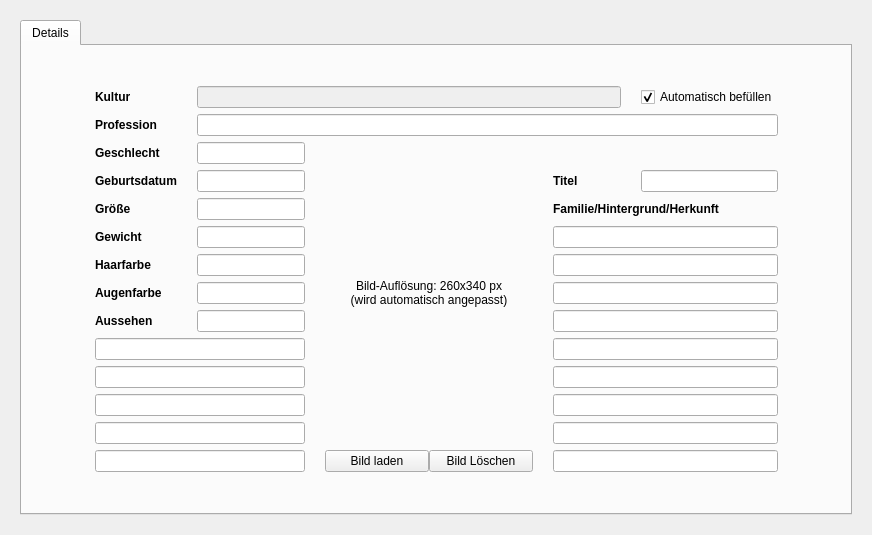
<?xml version="1.0" encoding="UTF-8"?>
<ui version="4.0">
 <class>formBeschreibung</class>
 <widget class="QWidget" name="formBeschreibung">
  <property name="geometry">
   <rect>
    <x>0</x>
    <y>0</y>
    <width>872</width>
    <height>535</height>
   </rect>
  </property>
  <property name="windowTitle">
   <string>Beschreibung</string>
  </property>
  <layout class="QGridLayout" name="gridLayout_3">
   <property name="leftMargin">
    <number>20</number>
   </property>
   <property name="topMargin">
    <number>20</number>
   </property>
   <property name="rightMargin">
    <number>20</number>
   </property>
   <property name="bottomMargin">
    <number>20</number>
   </property>
   <item row="0" column="0" rowspan="2">
    <widget class="QTabWidget" name="tabWidget">
     <property name="tabPosition">
      <enum>QTabWidget::North</enum>
     </property>
     <property name="tabShape">
      <enum>QTabWidget::Rounded</enum>
     </property>
     <property name="currentIndex">
      <number>0</number>
     </property>
     <property name="elideMode">
      <enum>Qt::ElideNone</enum>
     </property>
     <property name="class" stdset="0">
      <string>h2</string>
     </property>
     <widget class="QWidget" name="tab_2">
      <attribute name="title">
       <string>Details</string>
      </attribute>
      <layout class="QGridLayout" name="gridLayout">
       <item row="2" column="1">
        <spacer name="verticalSpacer">
         <property name="orientation">
          <enum>Qt::Vertical</enum>
         </property>
         <property name="sizeHint" stdset="0">
          <size>
           <width>20</width>
           <height>40</height>
          </size>
         </property>
        </spacer>
       </item>
       <item row="1" column="1">
        <layout class="QGridLayout" name="gridLayout_2">
         <property name="horizontalSpacing">
          <number>20</number>
         </property>
         <item row="8" column="2">
          <widget class="QLineEdit" name="leAugenfarbe"/>
         </item>
         <item row="5" column="4" colspan="2">
          <widget class="QLabel" name="label_10">
           <property name="font">
            <font>
             <weight>75</weight>
             <bold>true</bold>
            </font>
           </property>
           <property name="text">
            <string>Familie/Hintergrund/Herkunft</string>
           </property>
           <property name="class" stdset="0">
            <string>h4</string>
           </property>
          </widget>
         </item>
         <item row="4" column="4">
          <widget class="QLabel" name="label_2">
           <property name="minimumSize">
            <size>
             <width>68</width>
             <height>0</height>
            </size>
           </property>
           <property name="font">
            <font>
             <weight>75</weight>
             <bold>true</bold>
            </font>
           </property>
           <property name="text">
            <string>Titel</string>
           </property>
           <property name="class" stdset="0">
            <string>h4</string>
           </property>
          </widget>
         </item>
         <item row="12" column="4" colspan="2">
          <widget class="QLineEdit" name="leHintergrund6"/>
         </item>
         <item row="7" column="1">
          <widget class="QLabel" name="label_7">
           <property name="font">
            <font>
             <weight>75</weight>
             <bold>true</bold>
            </font>
           </property>
           <property name="text">
            <string>Haarfarbe</string>
           </property>
           <property name="class" stdset="0">
            <string>h4</string>
           </property>
          </widget>
         </item>
         <item row="9" column="2">
          <widget class="QLineEdit" name="leAussehen1"/>
         </item>
         <item row="5" column="1">
          <widget class="QLabel" name="label_5">
           <property name="font">
            <font>
             <weight>75</weight>
             <bold>true</bold>
            </font>
           </property>
           <property name="text">
            <string>Größe</string>
           </property>
           <property name="class" stdset="0">
            <string>h4</string>
           </property>
          </widget>
         </item>
         <item row="11" column="4" colspan="2">
          <widget class="QLineEdit" name="leHintergrund5"/>
         </item>
         <item row="7" column="4" colspan="2">
          <widget class="QLineEdit" name="leHintergrund1"/>
         </item>
         <item row="9" column="1">
          <widget class="QLabel" name="label_9">
           <property name="font">
            <font>
             <weight>75</weight>
             <bold>true</bold>
            </font>
           </property>
           <property name="text">
            <string>Aussehen</string>
           </property>
           <property name="class" stdset="0">
            <string>h4</string>
           </property>
          </widget>
         </item>
         <item row="6" column="1">
          <widget class="QLabel" name="label_6">
           <property name="font">
            <font>
             <weight>75</weight>
             <bold>true</bold>
            </font>
           </property>
           <property name="text">
            <string>Gewicht</string>
           </property>
           <property name="class" stdset="0">
            <string>h4</string>
           </property>
          </widget>
         </item>
         <item row="3" column="1">
          <widget class="QLabel" name="label_3">
           <property name="font">
            <font>
             <weight>75</weight>
             <bold>true</bold>
            </font>
           </property>
           <property name="text">
            <string>Geschlecht</string>
           </property>
           <property name="class" stdset="0">
            <string>h4</string>
           </property>
          </widget>
         </item>
         <item row="2" column="1">
          <widget class="QLabel" name="label">
           <property name="font">
            <font>
             <weight>75</weight>
             <bold>true</bold>
            </font>
           </property>
           <property name="text">
            <string>Profession</string>
           </property>
           <property name="class" stdset="0">
            <string>h4</string>
           </property>
          </widget>
         </item>
         <item row="9" column="4" colspan="2">
          <widget class="QLineEdit" name="leHintergrund3"/>
         </item>
         <item row="11" column="1" colspan="2">
          <widget class="QLineEdit" name="leAussehen3"/>
         </item>
         <item row="12" column="1" colspan="2">
          <widget class="QLineEdit" name="leAussehen4"/>
         </item>
         <item row="1" column="1">
          <widget class="QLabel" name="label_11">
           <property name="font">
            <font>
             <weight>75</weight>
             <bold>true</bold>
            </font>
           </property>
           <property name="text">
            <string>Kultur</string>
           </property>
           <property name="class" stdset="0">
            <string>h4</string>
           </property>
          </widget>
         </item>
         <item row="5" column="2">
          <widget class="QLineEdit" name="leGroesse"/>
         </item>
         <item row="10" column="1" colspan="2">
          <widget class="QLineEdit" name="leAussehen2"/>
         </item>
         <item row="1" column="5">
          <widget class="QCheckBox" name="chkKultur">
           <property name="text">
            <string>Automatisch befüllen</string>
           </property>
           <property name="checked">
            <bool>true</bool>
           </property>
          </widget>
         </item>
         <item row="13" column="4" colspan="2">
          <widget class="QLineEdit" name="leHintergrund7"/>
         </item>
         <item row="3" column="2">
          <widget class="QLineEdit" name="leGeschlecht"/>
         </item>
         <item row="4" column="1">
          <widget class="QLabel" name="label_4">
           <property name="font">
            <font>
             <weight>75</weight>
             <bold>true</bold>
            </font>
           </property>
           <property name="text">
            <string>Geburtsdatum</string>
           </property>
           <property name="class" stdset="0">
            <string>h4</string>
           </property>
          </widget>
         </item>
         <item row="8" column="1">
          <widget class="QLabel" name="label_8">
           <property name="font">
            <font>
             <weight>75</weight>
             <bold>true</bold>
            </font>
           </property>
           <property name="text">
            <string>Augenfarbe</string>
           </property>
           <property name="class" stdset="0">
            <string>h4</string>
           </property>
          </widget>
         </item>
         <item row="1" column="2" colspan="3">
          <widget class="QLineEdit" name="leKultur">
           <property name="enabled">
            <bool>false</bool>
           </property>
          </widget>
         </item>
         <item row="4" column="2">
          <widget class="QLineEdit" name="leGeburtsdatum"/>
         </item>
         <item row="3" column="3" rowspan="11">
          <widget class="QLabel" name="labelImage">
           <property name="minimumSize">
            <size>
             <width>208</width>
             <height>272</height>
            </size>
           </property>
           <property name="maximumSize">
            <size>
             <width>208</width>
             <height>272</height>
            </size>
           </property>
           <property name="text">
            <string>Bild-Auflösung: 260x340 px
(wird automatisch angepasst)</string>
           </property>
           <property name="alignment">
            <set>Qt::AlignCenter</set>
           </property>
           <property name="wordWrap">
            <bool>true</bool>
           </property>
          </widget>
         </item>
         <item row="7" column="2">
          <widget class="QLineEdit" name="leHaarfarbe"/>
         </item>
         <item row="14" column="4" colspan="2">
          <widget class="QLineEdit" name="leHintergrund8"/>
         </item>
         <item row="8" column="4" colspan="2">
          <widget class="QLineEdit" name="leHintergrund2"/>
         </item>
         <item row="2" column="2" colspan="4">
          <widget class="QLineEdit" name="leProfession"/>
         </item>
         <item row="10" column="4" colspan="2">
          <widget class="QLineEdit" name="leHintergrund4"/>
         </item>
         <item row="4" column="5">
          <widget class="QLineEdit" name="leTitel">
           <property name="minimumSize">
            <size>
             <width>0</width>
             <height>0</height>
            </size>
           </property>
          </widget>
         </item>
         <item row="14" column="1" colspan="2">
          <widget class="QLineEdit" name="leAussehen6"/>
         </item>
         <item row="14" column="3">
          <layout class="QHBoxLayout" name="horizontalLayout">
           <item>
            <widget class="QPushButton" name="buttonLoadImage">
             <property name="text">
              <string>Bild laden</string>
             </property>
            </widget>
           </item>
           <item>
            <widget class="QPushButton" name="buttonDeleteImage">
             <property name="text">
              <string>Bild Löschen</string>
             </property>
            </widget>
           </item>
          </layout>
         </item>
         <item row="6" column="2">
          <widget class="QLineEdit" name="leGewicht"/>
         </item>
         <item row="13" column="1" colspan="2">
          <widget class="QLineEdit" name="leAussehen5"/>
         </item>
         <item row="6" column="4" colspan="2">
          <widget class="QLineEdit" name="leHintergrund0"/>
         </item>
        </layout>
       </item>
       <item row="0" column="1">
        <spacer name="verticalSpacer_2">
         <property name="orientation">
          <enum>Qt::Vertical</enum>
         </property>
         <property name="sizeHint" stdset="0">
          <size>
           <width>20</width>
           <height>40</height>
          </size>
         </property>
        </spacer>
       </item>
       <item row="1" column="0">
        <spacer name="horizontalSpacer">
         <property name="orientation">
          <enum>Qt::Horizontal</enum>
         </property>
         <property name="sizeHint" stdset="0">
          <size>
           <width>40</width>
           <height>20</height>
          </size>
         </property>
        </spacer>
       </item>
       <item row="1" column="2">
        <spacer name="horizontalSpacer_2">
         <property name="orientation">
          <enum>Qt::Horizontal</enum>
         </property>
         <property name="sizeHint" stdset="0">
          <size>
           <width>40</width>
           <height>20</height>
          </size>
         </property>
        </spacer>
       </item>
      </layout>
     </widget>
    </widget>
   </item>
  </layout>
 </widget>
 <tabstops>
  <tabstop>leKultur</tabstop>
  <tabstop>chkKultur</tabstop>
  <tabstop>leProfession</tabstop>
  <tabstop>leGeschlecht</tabstop>
  <tabstop>leGeburtsdatum</tabstop>
  <tabstop>leGroesse</tabstop>
  <tabstop>leGewicht</tabstop>
  <tabstop>leHaarfarbe</tabstop>
  <tabstop>leAugenfarbe</tabstop>
  <tabstop>leAussehen1</tabstop>
  <tabstop>leAussehen2</tabstop>
  <tabstop>leAussehen3</tabstop>
  <tabstop>leAussehen4</tabstop>
  <tabstop>leAussehen5</tabstop>
  <tabstop>leAussehen6</tabstop>
  <tabstop>leTitel</tabstop>
  <tabstop>leHintergrund0</tabstop>
  <tabstop>leHintergrund1</tabstop>
  <tabstop>leHintergrund2</tabstop>
  <tabstop>leHintergrund3</tabstop>
  <tabstop>leHintergrund4</tabstop>
  <tabstop>leHintergrund5</tabstop>
  <tabstop>leHintergrund6</tabstop>
  <tabstop>leHintergrund7</tabstop>
  <tabstop>leHintergrund8</tabstop>
  <tabstop>buttonLoadImage</tabstop>
  <tabstop>buttonDeleteImage</tabstop>
  <tabstop>tabWidget</tabstop>
 </tabstops>
 <resources/>
 <connections/>
</ui>
